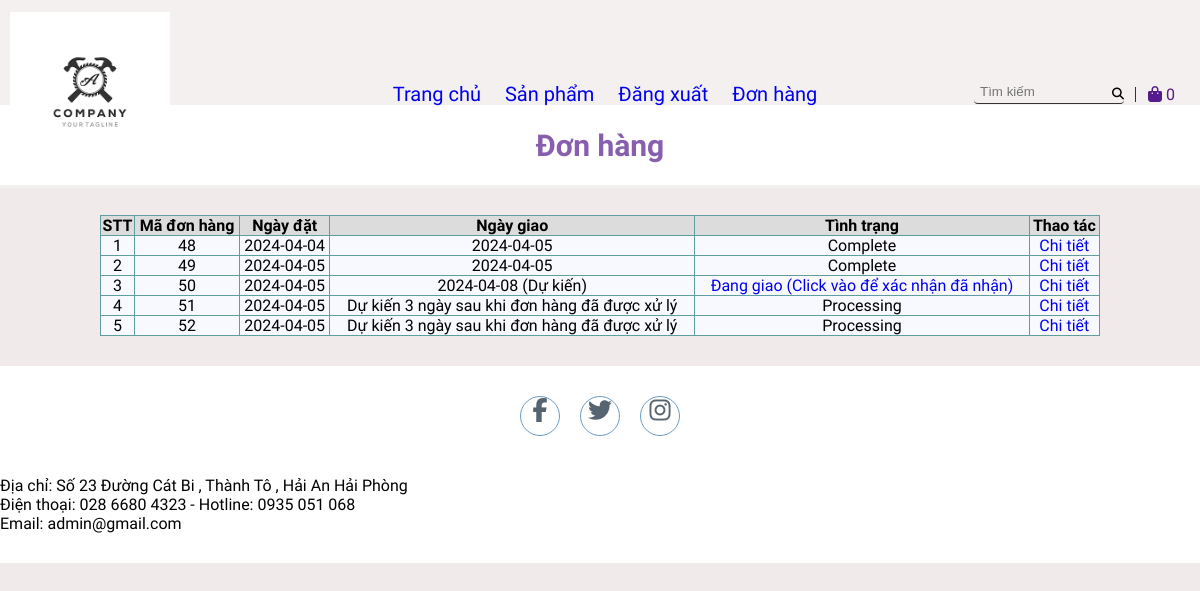
The page /order.php (signed in) on the database its author committed.
### tables this page shows
CREATE TABLE `orders` (
  `id` int(11) NOT NULL,
  `userId` int(11) NOT NULL,
  `createdDate` date NOT NULL,
  `receivedDate` date DEFAULT NULL,
  `status` varchar(20) NOT NULL
);

### lib/database.php (called while the page is built, shortened)
<?php
class Database extends PDO
{
  public $host   = DB_HOST;
  public $user   = DB_USER;
  public $pass   = DB_PASS;
  public $dbname = DB_NAME;
  public $link;
  private function connectDB()
  {
    $this->link = new mysqli(
      $this->host,
      $this->user,
      $this->pass,
      $this->dbname
    );
  }
  public function select($query)
  {
    $result = $this->link->query($query);
    if ($result->num_rows > 0) {
      return $result;
    } else {
      return false;
    }
  }
}

### lib/session.php (called while the page is built, shortened)
<?php
class Session
{
   public static function get($key)
   {
      if (isset($_SESSION[$key])) {
         return $_SESSION[$key];
      } else {
         return false;
      }
   }
}

### classes/cart.php (called while the page is built, shortened)
<?php
$filepath = realpath(dirname(__FILE__));
include_once($filepath . '/../lib/database.php');
include_once($filepath . '/../lib/session.php');
?>
<?php
class cart
{
    private $db;
    public function __construct()
    {
        $this->db = new Database();
    }
    public function getTotalQtyByUserId()
    {
        $userId = Session::get('userId');
        $query = "SELECT SUM(qty) as total FROM cart WHERE userId = '$userId' ";
        $mysqli_result = $this->db->select($query);
        if ($mysqli_result) {
            $result = mysqli_fetch_all($this->db->select($query), MYSQLI_ASSOC)[0];
            return $result;
        }
        return false;
    }
}
?>

### classes/order.php (called while the page is built, shortened)
<?php
$filepath = realpath(dirname(__FILE__));
include_once($filepath . '/../lib/database.php');
include_once($filepath . '/../lib/session.php');
include_once($filepath . '/../classes/cart.php');
?>
<?php
class order
{
    private $db;
    public function __construct()
    {
        $this->db = new Database();
    }
    public function getOrderByUser()
    {
        $userId = Session::get('userId');
        $query = "SELECT * FROM orders WHERE userId = '$userId' ";
        $mysqli_result = $this->db->select($query);
        if ($mysqli_result) {
            $result = mysqli_fetch_all($this->db->select($query), MYSQLI_ASSOC);
            return $result;
        }
        return false;
    }
}
?>

### order.php (the view, shortened to what this page needs)
<?php
include_once 'lib/session.php';
include 'classes/order.php';
include_once 'classes/cart.php';
$cart = new cart();
$totalQty = $cart->getTotalQtyByUserId();
$order = new order();
$result = $order->getOrderByUser();
?>
<!DOCTYPE html>
<html lang="en">
<head>
    <link rel="stylesheet" href="css/style.css">
    <link rel="stylesheet" href="https://cdnjs.cloudflare.com/ajax/libs/font-awesome/5.15.4/css/all.min.css">
</head>
<body>
    <section class="top">
        <div class="top-container">
            <div class="row">
                <div class="top-logo"><img src="images/logo1.jpg" alt="" width="160px" height="auto"></div>
                <div class="menu">
                <li><a href="index.php">Trang chủ</a></li>
                <li><a href="productList.php">Sản phẩm</a></li>
            <?php
            if (isset($_SESSION['user']) && $_SESSION['user']) { ?>
                <li><a href="logout.php" id="signin">Đăng xuất</a></li>
            <?php } else { ?>
                <li><a href="register.php" id="signup">Đăng ký</a></li>
                <li><a href="login.php" id="signin">Đăng nhập</a></li>
            <?php } ?>
            <li><a href="order.php" id="order">Đơn hàng</a></li>
                </div>
                <div class="top-menu-icons">
                    <ul>
                        <li>
                            <input type="text" placeholder="Tìm kiếm">
                            <i class="fas fa-search"></i>
                        </li>
                    <li>
                <a href="checkout.php">
                    <i class="fa fa-shopping-bag" style="color: #551A8B;"></i>
                    <span style="color: #551A8B;" class="sumItem">
                        <?= ($totalQty['total']) ? $totalQty['total'] : "0" ?>
                    </span>
                </a>
            </li>
                    </ul>
                </div>
            </div>
        </div>
    </section>
    <section class="sliders"></section>
    <section class="product-container">
    <div class="featuredProducts">
        <h1>Đơn hàng</h1>
    </div>
    <div class="container-single">
        <?php if ($result) { ?>
            <table class="order">
                <tr>
                    <th>STT</th>
                    <th>Mã đơn hàng</th>
                    <th>Ngày đặt</th>
                    <th>Ngày giao</th>
                    <th>Tình trạng</th>
                    <th>Thao tác</th>
                </tr>
                <?php $count = 1;
                foreach ($result as $key => $value) { ?>
                    <tr>
                        <td><?= $count++ ?></td>
                        <td><?= $value['id'] ?></td>
                        <td><?= $value['createdDate'] ?></td>
                        <td><?= ($value['status'] != "Processing") ? $value['receivedDate'] : "Dự kiến 3 ngày sau khi đơn hàng đã được xử lý" ?> <?=  ($value['status'] != "Complete" && $value['status'] != "Processing") ? "(Dự kiến)" : "" ?> </td>
                        <?php
                        if ($value['status'] == 'Delivering') { ?>
                            <td>
                                <a href="complete_order.php?orderId=<?= $value['id'] ?>">Đang giao (Click vào để xác nhận đã nhận)</a>
                            </td>
                            <td>
                                <a href="orderdetail.php?orderId=<?= $value['id'] ?>">Chi tiết</a>
                            </td>
                        <?php } else { ?>
                            <td>
                                <?= $value['status'] ?>
                            </td>
                            <td>
                                <a href="orderdetail.php?orderId=<?= $value['id'] ?>">Chi tiết</a>
                            </td>
                        <?php }
                        ?>
                    </tr>
                <?php } ?>
            </table>
        <?php } else { ?>
            <h3>Đơn hàng hiện đang rỗng</h3>
        <?php } ?>
    </div>
    </section>
    <footer>
        <div class="social">
            <a href="#"><i class="fa fa-facebook" aria-hidden="true"></i></a>
            <a href="#"><i class="fa fa-twitter" aria-hidden="true"></i></a>
            <a href="#"><i class="fa fa-instagram" aria-hidden="true"></i></a>
        </div>
        <p class="copyright">
        <li>   Địa chỉ: Số 23 Đường Cát Bi , Thành Tô , Hải An Hải Phòng </li>
                    <li>Điện thoại: 028 6680 4323 -  Hotline:  0935 051 068 </li>
                    <li>Email:  admin@gmail.com</li></p>
    </footer>
</body>
</html>

### css/style.css (style rules this page uses)
* { padding: 0; margin: 0; text-decoration: none; list-style: none; box-sizing: border-box; outline: none; }
body { font-family: Mitr; background: rgb(240, 234, 234); }
li { list-style: none; }
a { text-decoration: none; }
img { overflow-clip-margin: content-box; overflow: clip; }
.top-container { max-width: 1200px; margin: auto; }
.row { display: flex; flex-wrap: wrap; }
.top { padding: 12px 0; align-items: center; display: block; position: fixed; width: 100%; z-index: 999; background-color: rgba(255, 255, 255, 0.3); transition: all 0.3s ease; }
.top-logo { flex: 1; float: right; margin-left: 10px; }
.menu { flex: 3; display: flex; justify-content: center; align-items: center; }
.menu > li { padding: 0 12px; position: relative; font-size: 20px; }
.top-menu-icons { flex: 1; }
.top-menu-icons ul { display: flex; height: 100%; }
.top-menu-icons ul li { display: flex; justify-content: center; align-items: center; padding: 6px 12px; }
.top-menu-icons ul li { position: relative; }
.top-menu-icons ul li::before { content: ""; display: block; position: absolute; height: 15px; width: 1px; background-color: #333; right: 0; }
.top-menu-icons ul li:last-child::before { display: none; }
.top-menu-icons ul li:first-child input { width: 150px; border: none; background-color: transparent; border-bottom: 1px solid #333; padding: 0 0 4px 6px; }
.top-menu-icons ul li:first-child i { position: absolute; font-size: 12px; right: 12px; }
.top-menu-icons ul i { cursor: pointer; }
.sliders { padding-bottom: 20px; overflow: hidden; width: 100vw; }
.product-container { margin-top: 85px; }
.featuredProducts { margin-top: 20px; display: flex; font-size: 20px; justify-content: center; background-color: #ffffff; height: 80px; align-items: center; color: #551A8B; }
footer { padding: 30px 0; background-color:white; }
footer .social { text-align: center; padding-bottom: 25px; color: white; }
footer .social a { color: inherit; font-size: 24px; border: 1px solid steelblue; width: 40px; height: 40px; display: inline-block; text-align: center; border-radius: 50%; margin: 0 8px; transition: 0.5s; background-color: white; color: #2c3e50; opacity: 0.8; }
footer .copyright { margin-top: 15px; text-align: center; font-size: 12px; color: gray; }
.container-single { display: flex; margin: 30px 100px; }
th { background-color: gainsboro; border: 1px solid cadetblue; }
td { border: 1px solid cadetblue; text-align: center; }
.order { width: 100%; background-color: ghostwhite; padding: 10px; border-collapse: collapse; }
input[type=text], input[type=password], input[type=email], input[type=number], textarea, select { width: 100%; padding: 12px 20px; margin: 8px 0; border: 1px solid #ccc; border-radius: 4px; }

### rows shown on the page
orders: id "48", createdDate "2024-04-04", receivedDate "2024-04-05", status "Complete"
orders: id "49", createdDate "2024-04-05", receivedDate "2024-04-05", status "Complete"
orders: id "50", createdDate "2024-04-05", receivedDate "2024-04-08", status "(Dự kiến)"
orders: id "51", createdDate "2024-04-05", shows "Dự kiến 3 ngày sau khi đơn hàng đã được xử lý", status "Processing"
orders: id "52", createdDate "2024-04-05", shows "Dự kiến 3 ngày sau khi đơn hàng đã được xử lý", status "Processing"
